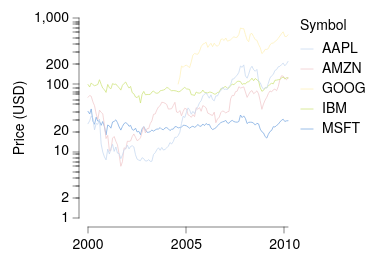

Source (Vega-Lite JSON):
### Vega-Lite specification from a JSON file in a GitHub repository (floating-point values rounded to 4 significant figures; data arrays with more than 128 entries replaced by an {"elided": "..."} marker saying what was removed)
{"background": null, "config": {"arc": {"fill": "#DBDBDB", "fillOpacity": 1.0, "innerRadius": 25.0, "padAngle": 0.03, "stroke": "black", "strokeOpacity": 1, "strokeWidth": 0.25}, "area": {"fill": "#DBDBDB", "fillOpacity": 1.0, "stroke": "black", "strokeOpacity": 1, "strokeWidth": 0.25}, "axis": {"domain": true, "domainCap": "round", "domainColor": "black", "domainWidth": 0.25, "grid": false, "gridCap": "round", "gridColor": "#F1F1F1", "gridDash": [0, 0], "gridOpacity": 1.0, "gridWidth": 0.25, "labelColor": "black", "labelFont": "HelveticaNeue", "labelFontSize": 7, "labelFontStyle": "normal", "labelFontWeight": 400, "offset": 4.5, "ticks": true, "tickCap": "round", "tickColor": "black", "tickSize": 3, "tickWidth": 0.25, "titleColor": "black", "titleFont": "HelveticaNeue", "titleFontSize": 7, "titleFontStyle": "normal", "titleFontWeight": 400}, "axisX": {"domain": true, "labelAlign": "center", "labelAngle": 0, "labels": true, "ticks": true, "translate": 0}, "axisY": {"domain": true, "labelAlign": "right", "labelAngle": 0, "labels": true, "ticks": true, "translate": 0}, "axisRight": {"domain": true, "labelAlign": "left", "labelAngle": 0, "labels": true, "ticks": true, "translate": 0}, "axisTop": {"domain": true, "labelAlign": "center", "labelAngle": 0, "labels": true, "ticks": true, "translate": 0}, "bar": {"fill": "#DBDBDB", "fillOpacity": 1.0, "stroke": "black", "strokeOpacity": 1, "strokeWidth": 0.25}, "boxplot": {"size": 9.0, "ticks": {"cornerRadius": 0.25, "fill": "black", "size": 4.5, "thickness": 0.25}, "box": {"fillOpacity": 1.0, "stroke": "black", "strokeOpacity": 1, "strokeWidth": 0.25}, "median": {"fill": "black", "fillOpacity": 1.0, "size": 9.0, "thickness": 0.25}, "rule": {"fill": "black", "fillOpacity": 1.0, "size": 10.0, "stroke": "black", "strokeDash": [0, 0], "strokeOpacity": 1, "strokeWidth": 0.25}, "outliers": {"color": "black", "fill": "black", "fillOpacity": 1.0, "size": 0, "stroke": "black", "strokeOpacity": 1, "strokeWidth": 0.25}}, "circle": {"fill": "black", "fillOpacity": 1.0, "size": 0.5, "stroke": "black", "strokeOpacity": 1, "strokeWidth": 0.25}, "errorband": {"band": {"fillOpacity": 0.6, "stroke": null, "strokeWidth": 0.25, "strokeOpacity": 1}, "borders": {"opacity": 0, "strokeOpacity": 0.25, "strokeWidth": 1}}, "errorbar": {"opacity": 1, "rule": {"strokeDash": [0, 0], "strokeWidth": 0.5}, "ticks": {"color": "black", "cornerRadius": 0.25, "opacity": 1, "size": 6.0, "thickness": 0.5}, "thickness": 0.5}, "font": "HelveticaNeue", "geoshape": {"fill": "#DBDBDB", "fillOpacity": 1.0, "stroke": "black", "strokeOpacity": 1, "strokeWidth": 0.25}, "header": {"labelColor": "black", "labelFont": "HelveticaNeue", "labelFontSize": 7, "labelFontStyle": "normal", "labelFontWeight": 400, "titleColor": "black", "titleFont": "HelveticaNeue", "titleFontSize": 7, "titleFontStyle": "normal", "titleFontWeight": 400, "titlePadding": 0}, "legend": {"disable": false, "offset": 4.5, "gradientLength": 50.0, "gradientThickness": 5.0, "gradientOpacity": 1.0, "gradientStrokeColor": "black", "gradientStrokeWidth": 0.25, "labelColor": "black", "labelFont": "HelveticaNeue", "labelFontSize": 7, "labelFontStyle": "normal", "labelFontWeight": 400, "strokeColor": "black", "strokeWidth": 0, "symbolSize": 42, "symbolStrokeColor": "black", "symbolStrokeWidth": 0.25, "titleColor": "black", "titleFont": "HelveticaNeue", "titleFontSize": 7, "titleFontStyle": "normal", "titleFontWeight": 400}, "line": {"color": "black", "stroke": "black", "strokeCap": "round", "strokeDash": [0, 0], "strokeOpacity": 1, "strokeWidth": 0.375}, "point": {"filled": true, "fill": "#DBDBDB", "fillOpacity": 1.0, "size": 5.0, "stroke": "black", "strokeOpacity": 1, "strokeWidth": 0.25}, "range": {"category": ["#C6D9F1", "#F1C9CB", "#FEF0B9", "#CEE37A", "#7AA8E0", "#E589A3", "#FDDD5D", "#68B961", "#4177B1", "#C35082", "#E5C227", "#438156"], "diverging": {"scheme": ["#C35082", "#CE6D94", "#D989A7", "#E2A4BA", "#EABFCE", "#F1DBE2", "#F6F6F6", "#D7E0EB", "#B9CBE0", "#9BB6D5", "#7DA1C9", "#5F8CBD", "#4177B1"]}, "heatmap": {"scheme": ["#DFE9F7", "#C6D9F1", "#ADC8EC", "#94B8E6", "#7AA8E0", "#6097DA", "#4D87CA", "#4177B1", "#386898", "#2F597F", "#264A69", "#1D3A58"]}, "ordinal": {"scheme": ["#F1F1F1", "#DBDBDB", "#C6C6C6", "#B2B2B2", "#9D9D9D", "#898989", "#767676", "#636363", "#515151", "#404040", "#2F2F2F", "#1F1F1F"]}, "ramp": {"scheme": ["#DFE9F7", "#C6D9F1", "#ADC8EC", "#94B8E6", "#7AA8E0", "#6097DA", "#4D87CA", "#4177B1", "#386898", "#2F597F", "#264A69", "#1D3A58"]}}, "rule": {"color": "black", "stroke": "black", "strokeCap": "round", "strokeDash": [2, 2], "strokeOpacity": 1, "strokeWidth": 0.25}, "scale": {"bandPaddingInner": 0.1, "bandPaddingOuter": 0.1, "round": false}, "rect": {"fill": "#DBDBDB", "fillOpacity": 1.0, "stroke": "black", "strokeOpacity": 1, "strokeWidth": 0.25}, "square": {"fill": "#DBDBDB", "fillOpacity": 1.0, "size": 10.0, "stroke": "black", "strokeOpacity": 1, "strokeWidth": 0.25}, "text": {"color": "black", "font": "HelveticaNeue", "fontSize": 7, "fontStyle": "normal", "fontWeight": 400}, "title": {"anchor": "middle", "frame": "group", "color": "black", "font": "HelveticaNeue", "fontSize": 7, "fontStyle": "normal", "fontWeight": 400, "subtitleColor": "black", "subtitleFont": "HelveticaNeue", "subtitleFontSize": "HelveticaNeue", "subtitleFontStyle": "normal", "subtitleFontWeight": 400}, "view": {"continuousWidth": 100, "continuousHeight": 100, "discreteWidth": 100, "discreteHeight": 100, "fill": null, "stroke": null, "strokeWidth": 0.25}}, "layer": [{"data": {"name": "data-b0fe595546d47c5085f225c35730172c"}, "mark": {"type": "line"}, "encoding": {"color": {"field": "symbol", "title": "Symbol", "type": "nominal"}, "x": {"field": "date", "title": null, "type": "temporal"}, "y": {"field": "price", "scale": {"type": "log"}, "title": "Price (USD)", "type": "quantitative"}}}, {"data": {"name": "data-b0fe595546d47c5085f225c35730172c"}, "mark": {"type": "point", "opacity": 0}, "encoding": {"y": {"axis": {"domain": false, "grid": false, "labels": false, "orient": "left", "tickSize": 1.5, "ticks": true, "values": [2, 3, 4, 5, 6, 7, 8, 9, 20, 30, 40, 50, 60, 70, 80, 90, 200, 300, 400, 500, 600, 700, 800, 900]}, "field": "price", "scale": {"base": 10, "domain": [1, 1000], "type": "log"}, "title": null, "type": "quantitative"}}}], "resolve": {"axis": {"y": "independent"}}, "$schema": "https://vega.github.io/schema/vega-lite/v6.4.1.json", "datasets": {"data-b0fe595546d47c5085f225c35730172c": {"elided": "560 records"}}}
